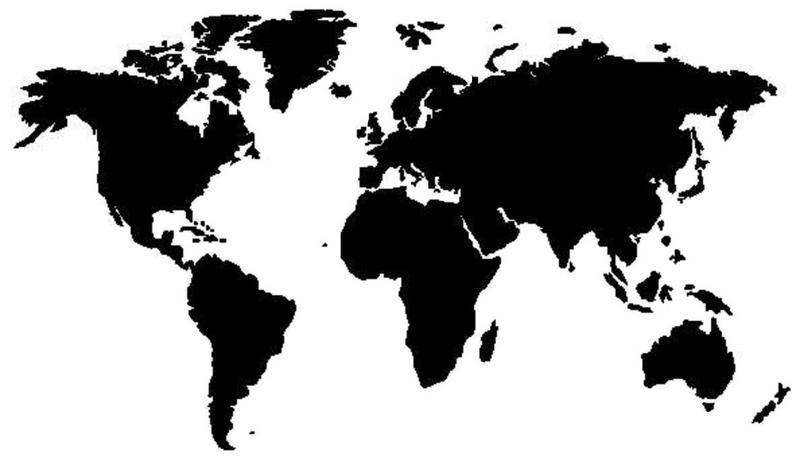
%> input picture map.jpg, 800 x 457 px
$ octave globing.m   (GNU Octave 9; MATLAB toolbox functions it lacks are replaced by stand-ins)
%> lines starting %> are read from the running program, lines starting %| are printed output that depends on the picture; in (x1, y1, x2, y2) boxes, pixels count from 0 and x2, y2 are one past the last pixel; in counts of white or black regions, pixels touching at a corner belong together; the program's own positions count from 1
x = input('enter name of image on desktop ','s');
%> the answer given: map.jpg
im = imread(x);
%> im is the input picture: size 457x800 uint8; min 0, max 255, mean 171
im = imresize(im,[32 120]);
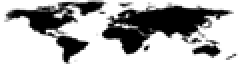
%> im: size 32x120 uint8 (shown 2 times larger); min 0, max 255, mean 170.9
b = im2bw(im);
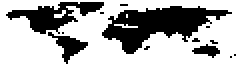
%> b: size 32x120 logical (shown 2 times larger); 66.9% white; 13 black regions (9 under 20 px), largest, box (x1, y1, x2, y2) and area: (51, 3, 116, 27) 735, (3, 1, 52, 17) 337, (24, 16, 44, 32) 119, (96, 22, 110, 29) 53
%b =double(b);

imshow(b);

%M = your_matrix_with_image_data;
fid = fopen('output.txt', 'wt');


for i=1:size(b,2)
    fprintf(fid ,'%d', b(:,i));

    fprintf(fid ,'\n');
end

fclose(fid);
